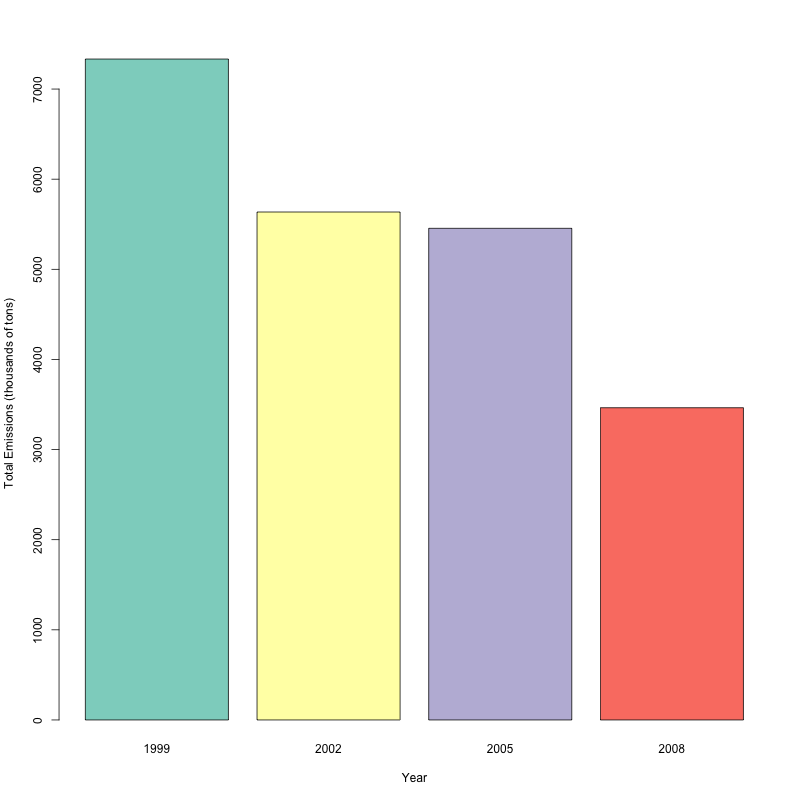

The R source for this figure:
library(dplyr)
library(RColorBrewer)

source("downloadFiles.R")

data <- pm25 %>%
        tbl_df() %>%
        group_by(year) %>%
        select(year, Emissions) %>%
        summarise(
          Emissions = sum(Emissions)
        )

png("plot1.png", width=800, height = 800)

barplot(
  Emissions / 1000 ~ year,
  data = data,
  xlab = "Year",
  ylab = "Total Emissions (thousands of tons)",
  col = brewer.pal(length(data$year), "Set3"),
)

dev.off()